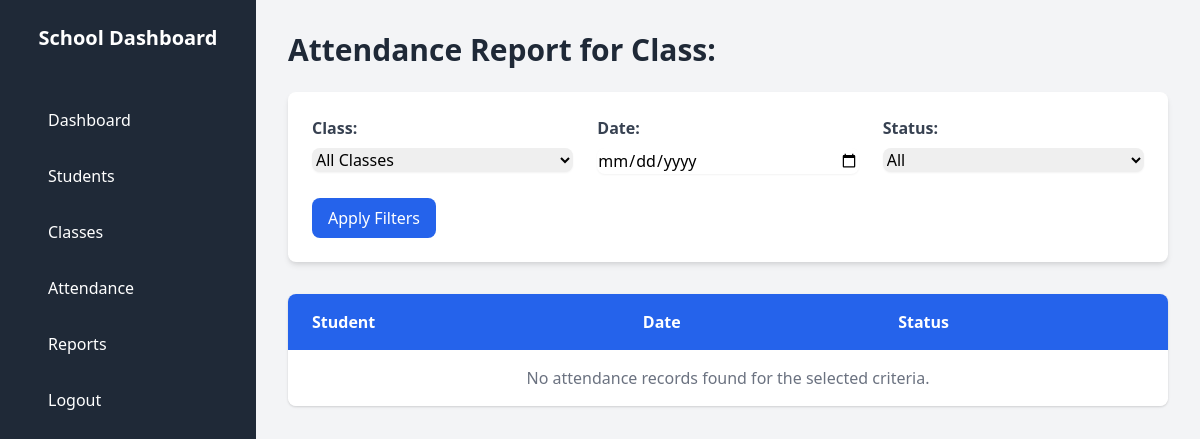
The page /api/attendance_report/ on the database as committed earlier.
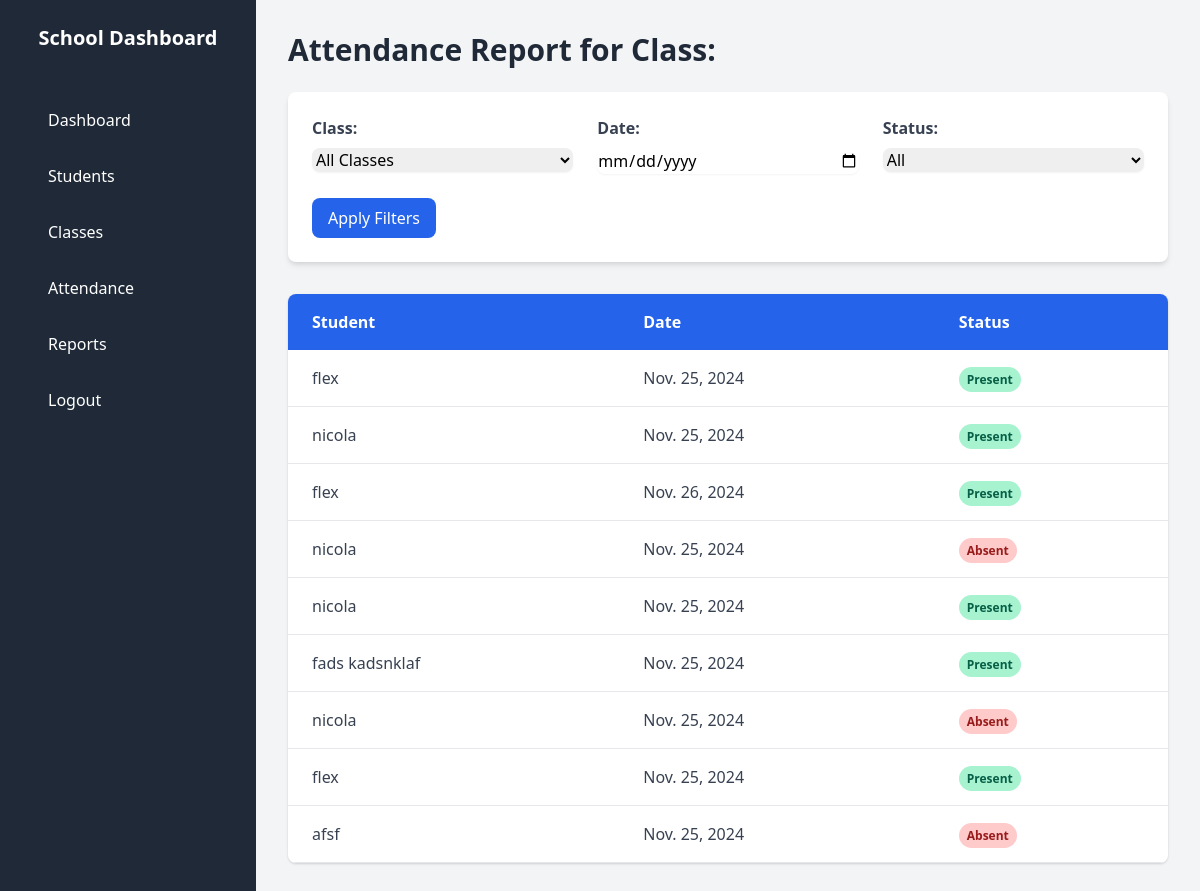
The same page on the database as committed later.
### attendance/models.py (models this page shows, shortened)
class Attendance(models.Model):
    STATUS_CHOICES = [
        ('Present', 'Present'),
        ('Absent', 'Absent'),
        ('Late', 'Late'),
    ]
    student = models.ForeignKey(Student, on_delete=models.CASCADE, related_name="attendances")
    class_name = models.ForeignKey(ClassRoom, on_delete=models.CASCADE)
    date = models.DateField(default=timezone.now)
    status = models.CharField(max_length=10, choices=STATUS_CHOICES, default='Absent')

class Student(models.Model):
    name = models.CharField(max_length=100)
    class_name = models.ForeignKey(ClassRoom, on_delete=models.CASCADE)  # Link to ClassRoom model
    roll_number = models.IntegerField(unique=True)
    email = models.EmailField(unique=True,default="")  # Email field added
    created_at = models.DateTimeField(default=timezone.now)
    updated_at = models.DateTimeField(auto_now=True)

### attendance/views.py (the view)
# urls.py: path('attendance_report/',attendance_report,name='attendance_report'),
def attendance_report(request):
    filter_class = request.GET.get('class', '')
    filter_date = request.GET.get('date', '')
    filter_status = request.GET.get('status', '')
    attendance_records = Attendance.objects.all()
    if filter_class:
        attendance_records = attendance_records.filter(class_name_id=filter_class)
    if filter_date:
        filter_date = parse_date(filter_date)
        attendance_records = attendance_records.filter(date=filter_date)
    if filter_status:
        attendance_records = attendance_records.filter(status=filter_status)
    class_list = ClassRoom.objects.all()
    return render(request, 'attendance/attendance_report.html', {
        'attendance_records': attendance_records,
        'class_list': class_list,
        'filter_class': filter_class,
        'filter_date': filter_date,
        'filter_status': filter_status,
    })

### attendance/templates/attendance/attendance_report.html (shortened to what the changed rows need)
{% load static %}
<!DOCTYPE html>
<html lang="en">
<head>
    <link href="https://cdn.jsdelivr.net/npm/tailwindcss@2.2.19/dist/tailwind.min.css" rel="stylesheet">
</head>
<body class="font-sans bg-gray-100 flex">
    <div class="w-64 bg-gray-800 text-white min-h-screen">
        <div class="p-6">
            <h2 class="text-xl font-semibold text-center">School Dashboard</h2>
        </div>
    </div>
    <main class="flex-1 p-8">
        <h2 class="text-3xl font-semibold text-gray-800 mb-6">Attendance Report for Class: </h2>
        <div class="bg-white rounded-lg shadow overflow-x-auto">
            <table class="min-w-full bg-white rounded-lg">
                <thead class="bg-blue-600 text-white">
                    <tr>
                        <th class="px-6 py-4 text-left font-semibold">Student</th>
                        <th class="px-6 py-4 text-left font-semibold">Date</th>
                        <th class="px-6 py-4 text-left font-semibold">Status</th>
                    </tr>
                </thead>
                <tbody class="text-gray-700">
                    {% if attendance_records %}
                        {% for record in attendance_records %}
                        <tr class="border-b border-gray-200 hover:bg-gray-50 transition">
                            <td class="px-6 py-4">{{ record.student.name }}</td>
                            <td class="px-6 py-4">{{ record.date }}</td>
                            <td class="px-6 py-4">
                                <span class="{% if record.status == 'Present' %}bg-green-200 text-green-800{% else %}bg-red-200 text-red-800{% endif %} px-2 py-1 rounded-full font-semibold text-xs">
                                    {{ record.status }}
                                </span>
                            </td>
                        </tr>
                        {% endfor %}
                    {% else %}
                        <tr>
                            <td colspan="3" class="px-6 py-4 text-center text-gray-500">No attendance records found for the selected criteria.</td>
                        </tr>
                    {% endif %}
                </tbody>
            </table>
        </div>
    </main>
</body>
</html>

Rows that differ between the two databases and show on the page:
added Attendance: student.name "flex", date "Nov. 25, 2024", status "Present"
added Attendance: student.name "nicola", date "Nov. 25, 2024", status "Present"
added Attendance: student.name "flex", date "Nov. 26, 2024", status "Present"
added Attendance: student.name "nicola", date "Nov. 25, 2024", status "Absent"
added Attendance: student.name "nicola", date "Nov. 25, 2024", status "Present"
added Attendance: student.name "fads kadsnklaf", date "Nov. 25, 2024", status "Present"
added Attendance: student.name "nicola", date "Nov. 25, 2024", status "Absent"
added Attendance: student.name "flex", date "Nov. 25, 2024", status "Present"
added Attendance: student.name "afsf", date "Nov. 25, 2024", status "Absent"
Other text that changed with them:
text no longer shown: "No attendance records found for the selected criteria."
